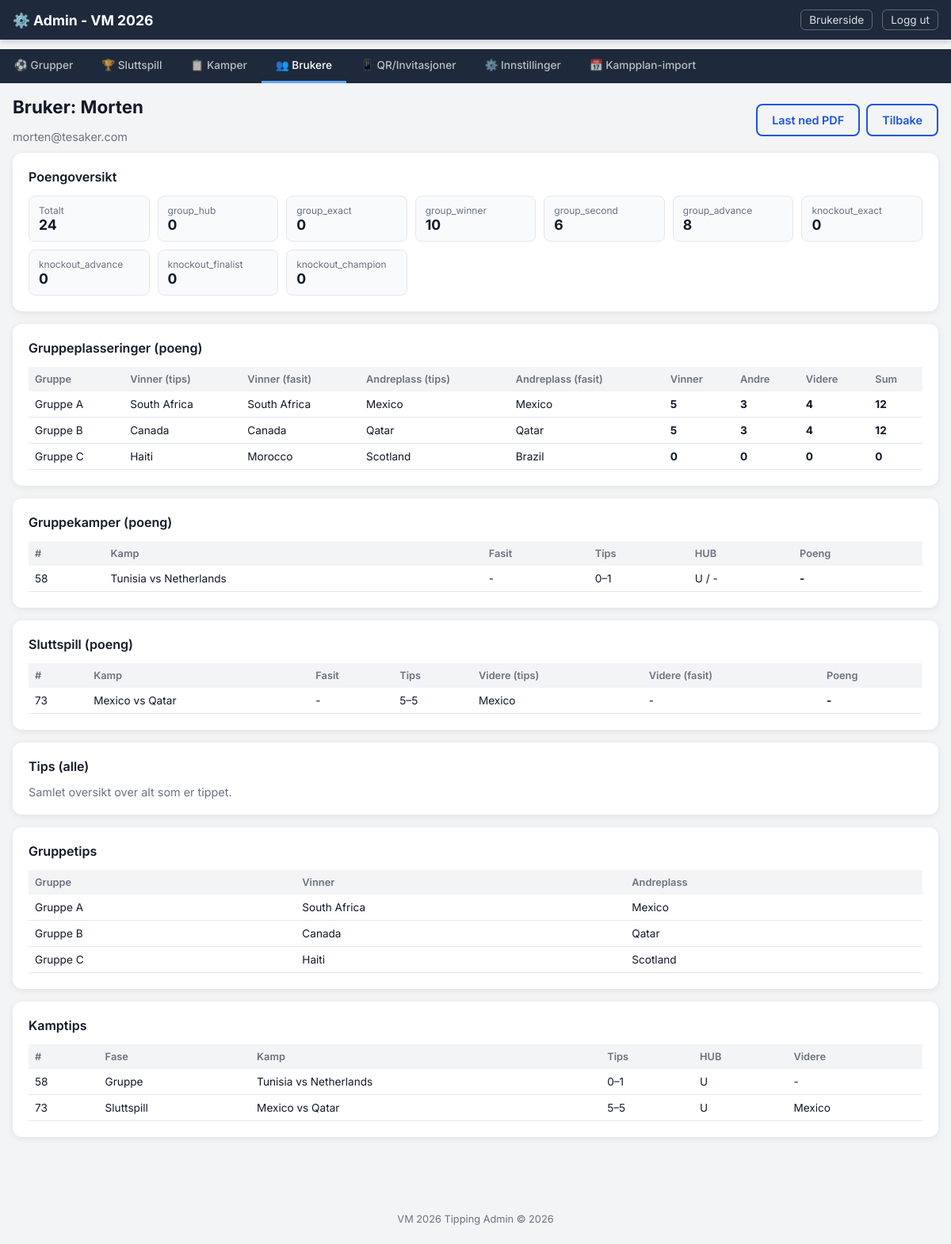
Page /admin/user/1 (signed in) on the committed database.
### models.py (models this page shows)
class User(db.Model):
    __tablename__ = "users"
    id = db.Column(db.Integer, primary_key=True)
    name = db.Column(db.String(100), nullable=False)
    email = db.Column(db.String(200), nullable=True)
    token = db.Column(db.String(64), unique=True, nullable=False)
    created_at = db.Column(db.DateTime, default=now_utc)
    last_seen_at = db.Column(db.DateTime, nullable=True)
    is_active = db.Column(db.Boolean, default=True)
    anonymous_label = db.Column(db.String(50), nullable=True)  # "Spiller 1" etc.
    predictions = db.relationship("UserPrediction", back_populates="user", lazy="dynamic")
    group_predictions = db.relationship("GroupPrediction", back_populates="user", lazy="dynamic")
    score_caches = db.relationship("ScoreCache", back_populates="user", lazy="dynamic")

class ScoreCache(db.Model):
    __tablename__ = "score_cache"
    id = db.Column(db.Integer, primary_key=True)
    user_id = db.Column(db.Integer, db.ForeignKey("users.id"), nullable=False)
    category = db.Column(db.String(50), nullable=False)
    points = db.Column(db.Integer, default=0)
    recalculated_at = db.Column(db.DateTime, default=now_utc)
    user = db.relationship("User", back_populates="score_caches")
    __table_args__ = (db.UniqueConstraint("user_id", "category", name="uix_score_user_cat"),)

class GroupStanding(db.Model):
    __tablename__ = "group_standings"
    id = db.Column(db.Integer, primary_key=True)
    group_id = db.Column(db.Integer, db.ForeignKey("groups.id"), nullable=False)
    team_id = db.Column(db.Integer, db.ForeignKey("teams.id"), nullable=False)
    calculated_rank = db.Column(db.Integer, nullable=True)
    manual_rank_override = db.Column(db.Integer, nullable=True)
    played = db.Column(db.Integer, default=0)
    wins = db.Column(db.Integer, default=0)
    draws = db.Column(db.Integer, default=0)
    losses = db.Column(db.Integer, default=0)
    goals_for = db.Column(db.Integer, default=0)
    goals_against = db.Column(db.Integer, default=0)
    goal_difference = db.Column(db.Integer, default=0)
    points = db.Column(db.Integer, default=0)
    fair_play_score = db.Column(db.Integer, default=0)
    updated_at = db.Column(db.DateTime, default=now_utc, onupdate=now_utc)
    group = db.relationship("Group", back_populates="standings")
    team = db.relationship("Team")
    __table_args__ = (db.UniqueConstraint("group_id", "team_id", name="uix_group_team"),)
    @property
    def rank(self):
        return self.manual_rank_override if self.manual_rank_override is not None else self.calculated_rank

class Group(db.Model):
    __tablename__ = "groups"
    id = db.Column(db.Integer, primary_key=True)
    name = db.Column(db.String(50), unique=True, nullable=False)  # "Gruppe A"
    color = db.Column(db.String(20), default="#4a90e2")
    teams = db.relationship("Team", back_populates="group", lazy="dynamic")
    matches = db.relationship("Match", back_populates="group", lazy="dynamic")
    standings = db.relationship("GroupStanding", back_populates="group", lazy="dynamic")

class Team(db.Model):
    __tablename__ = "teams"
    id = db.Column(db.Integer, primary_key=True)
    name = db.Column(db.String(100), nullable=False)
    fifa_code = db.Column(db.String(10), unique=True, nullable=True)
    group_id = db.Column(db.Integer, db.ForeignKey("groups.id"), nullable=True)
    group_slot = db.Column(db.Integer, nullable=True)  # 1-4
    fifa_ranking = db.Column(db.Integer, nullable=True)
    flag_emoji = db.Column(db.String(10), nullable=True)
    group = db.relationship("Group", back_populates="teams")

### routes_admin.py (the view)
@admin_bp.route("/user/<int:user_id>")
def user_detail(user_id):
    if not admin_required():
        abort(403)
    user = User.query.get_or_404(user_id)
    sub_tab = request.args.get("tab", "points")
    settings = get_score_settings()
    per_match_points = get_per_match_points(user.id)
    match_rows_group = []
    match_rows_knockout = []
    match_preds = (
        db.session.query(UserPrediction, Match)
        .join(Match, UserPrediction.match_id == Match.id)
        .filter(UserPrediction.user_id == user.id)
        .order_by(Match.match_number)
        .all()
    )
    for pred, match in match_preds:
        pred_hub = pred.predicted_hub
        if pred_hub is None and pred.predicted_home_score is not None and pred.predicted_away_score is not None:
            pred_hub = calc_hub(pred.predicted_home_score, pred.predicted_away_score)
        actual_hub = None
        if match.home_score is not None and match.away_score is not None:
            actual_hub = calc_hub(match.home_score, match.away_score)
        row = {
            "match_number": match.match_number,
            "phase": match.phase,
            "round_name": match.round_name,
            "group_name": match.group.name if match.group else None,
            "home": match.home_team.name if match.home_team else (match.home_slot_source or "-")
        }
        row.update({
            "away": match.away_team.name if match.away_team else (match.away_slot_source or "-"),
            "pred_score": (
                f"{pred.predicted_home_score}–{pred.predicted_away_score}"
                if pred.predicted_home_score is not None and pred.predicted_away_score is not None else "-"
            ),
            "pred_hub": pred_hub or "-",
            "pred_advanced": pred.predicted_advanced_team.name if pred.predicted_advanced_team else "-",
            "actual_score": (
                f"{match.home_score}–{match.away_score}"
                if match.home_score is not None and match.away_score is not None else "-"
            ),
            "actual_hub": actual_hub or "-",
            "actual_advanced": match.advanced_team.name if match.advanced_team else "-",
            "points": per_match_points.get(match.id),
            "is_finished": match.is_finished,
        })
        if match.phase == "group":
            match_rows_group.append(row)
        else:
            match_rows_knockout.append(row)
    group_rows = []
    group_preds = (
        db.session.query(GroupPrediction, Group)
        .join(Group, GroupPrediction.group_id == Group.id)
        .filter(GroupPrediction.user_id == user.id)
        .order_by(Group.name)
        .all()
    )
    for gp, group in group_preds:
        standings = GroupStanding.query.filter_by(group_id=group.id).all()
        ranked = sorted(standings, key=lambda s: s.rank or 99)
        actual_ids = [s.team_id for s in ranked]
        actual_winner = ranked[0].team.name if len(ranked) >= 1 and ranked[0].team else "-"
        actual_second = ranked[1].team.name if len(ranked) >= 2 and ranked[1].team else "-"
        winner_pts = settings["group_winner"] if gp.predicted_winner_team_id and actual_ids and gp.predicted_winner_team_id == actual_ids[0] else 0
        second_pts = settings["group_second"] if gp.predicted_second_team_id and len(actual_ids) >= 2 and gp.predicted_second_team_id == actual_ids[1] else 0
        advance_pts = 0
        predicted_advancing = set()
        if gp.predicted_winner_team_id:
            predicted_advancing.add(gp.predicted_winner_team_id)
        if gp.predicted_second_team_id:
            predicted_advancing.add(gp.predicted_second_team_id)
        for team_id in predicted_advancing:
            if team_id in actual_ids[:2]:
                advance_pts += settings["group_advance"]
        group_rows.append({
            "group_name": group.name,
            "pred_winner": gp.predicted_winner.name if gp.predicted_winner else "-",
            "pred_second": gp.predicted_second.name if gp.predicted_second else "-",
            "actual_winner": actual_winner,
            "actual_second": actual_second,
            "winner_pts": winner_pts,
            "second_pts": second_pts,
            "advance_pts": advance_pts,
            "total_pts": winner_pts + second_pts + advance_pts,
        })
    return render_template("admin_user.html",
        user=user,
        active_tab="users",
        active_subtab=sub_tab,
        total_points=get_user_total_points(user.id),
        breakdown=get_user_score_breakdown(user.id),
        group_rows=group_rows,
        match_rows_group=match_rows_group,
        match_rows_knockout=match_rows_knockout,
    )

### templates/admin_user.html (shortened to what this page needs)
<!DOCTYPE html>
<html lang="no">
<head>
  <link rel="stylesheet" href="{{ url_for('static', filename='style.css') }}">
</head>
<body>
  <nav class="navbar admin-navbar">
    <div class="navbar-inner">
      <a href="{{ url_for('admin.tab', tab='groups') }}" class="navbar-brand">⚙️ Admin - VM 2026</a>
      <div class="navbar-links">
        <a href="{{ url_for('user.index') }}" class="nav-link-small">Brukerside</a>
        <a href="{{ url_for('admin.logout') }}" class="nav-link-small">Logg ut</a>
      </div>
    </div>
  </nav>
  <div class="admin-tab-bar">
    {% set tabs = [
      ('groups', '⚽ Grupper'),
      ('knockout', '🏆 Sluttspill'),
      ('matches', '📋 Kamper'),
      ('users', '👥 Brukere'),
      ('qr', '📱 QR/Invitasjoner'),
      ('settings', '⚙️ Innstillinger'),
      ('schedule', '📅 Kampplan-import'),
    ] %}
    {% for tab_id, tab_label in tabs %}
    <a href="{{ url_for('admin.tab', tab=tab_id) }}"
       class="admin-tab-link {% if active_tab == tab_id %}active{% endif %}">
      {{ tab_label }}
    </a>
    {% endfor %}
  </div>
  <main class="admin-main">
    <div class="admin-section">
      <div class="admin-user-header">
        <div>
          <h2>Bruker: {{ user.name }}</h2>
          <div class="admin-user-sub">{{ user.email or '-' }}</div>
        </div>
        <div class="admin-user-actions">
          <a href="{{ url_for('admin.user_predictions_pdf', user_id=user.id) }}" class="btn btn-outline">Last ned PDF</a>
          <a href="{{ url_for('admin.tab', tab='users') }}" class="btn btn-outline">Tilbake</a>
        </div>
      </div>
      <div class="admin-card">
        <h3>Poengoversikt</h3>
        <div class="admin-score-grid">
          <div class="admin-score-item">
            <div class="score-label">Totalt</div>
            <div class="score-value">{{ total_points }}</div>
          </div>
          {% for k, v in breakdown.items() %}
          <div class="admin-score-item">
            <div class="score-label">{{ k }}</div>
            <div class="score-value">{{ v }}</div>
          </div>
          {% endfor %}
        </div>
      </div>
      <div class="admin-card">
        <h3>Gruppeplasseringer (poeng)</h3>
        {% if group_rows %}
        <table class="admin-table">
          <thead>
            <tr>
              <th>Gruppe</th>
              <th>Vinner (tips)</th>
              <th>Vinner (fasit)</th>
              <th>Andreplass (tips)</th>
              <th>Andreplass (fasit)</th>
              <th>Vinner</th>
              <th>Andre</th>
              <th>Videre</th>
              <th>Sum</th>
            </tr>
          </thead>
          <tbody>
            {% for row in group_rows %}
            <tr>
              <td>{{ row.group_name }}</td>
              <td>{{ row.pred_winner }}</td>
              <td>{{ row.actual_winner }}</td>
              <td>{{ row.pred_second }}</td>
              <td>{{ row.actual_second }}</td>
              <td><strong>{{ row.winner_pts }}</strong></td>
              <td><strong>{{ row.second_pts }}</strong></td>
              <td><strong>{{ row.advance_pts }}</strong></td>
              <td><strong>{{ row.total_pts }}</strong></td>
            </tr>
            {% endfor %}
          </tbody>
        </table>
        {% else %}
        <p>Ingen gruppetips registrert.</p>
        {% endif %}
      </div>
      <div class="admin-card">
        <h3>Gruppekamper (poeng)</h3>
        {% if match_rows_group %}
        <table class="admin-table">
          <thead>
            <tr>
              <th>#</th>
              <th>Kamp</th>
              <th>Fasit</th>
              <th>Tips</th>
              <th>HUB</th>
              <th>Poeng</th>
            </tr>
          </thead>
          <tbody>
            {% for row in match_rows_group %}
            <tr>
              <td>{{ row.match_number }}</td>
              <td>{{ row.home }} vs {{ row.away }}</td>
              <td>{{ row.actual_score }}</td>
              <td>{{ row.pred_score }}</td>
              <td>{{ row.pred_hub }} / {{ row.actual_hub }}</td>
              <td><strong>{{ row.points if row.points is not none else '-' }}</strong></td>
            </tr>
            {% endfor %}
          </tbody>
        </table>
        {% else %}
        <p>Ingen kamptips registrert i gruppespill.</p>
        {% endif %}
      </div>
      <div class="admin-card">
        <h3>Sluttspill (poeng)</h3>
        {% if match_rows_knockout %}
        <table class="admin-table">
          <thead>
            <tr>
              <th>#</th>
              <th>Kamp</th>
              <th>Fasit</th>
              <th>Tips</th>
              <th>Videre (tips)</th>
              <th>Videre (fasit)</th>
              <th>Poeng</th>
            </tr>
          </thead>
          <tbody>
            {% for row in match_rows_knockout %}
            <tr>
              <td>{{ row.match_number }}</td>
              <td>{{ row.home }} vs {{ row.away }}</td>
              <td>{{ row.actual_score }}</td>
              <td>{{ row.pred_score }}</td>
              <td>{{ row.pred_advanced }}</td>
              <td>{{ row.actual_advanced }}</td>
              <td><strong>{{ row.points if row.points is not none else '-' }}</strong></td>
            </tr>
            {% endfor %}
          </tbody>
        </table>
        {% else %}
        <p>Ingen sluttspilltips registrert.</p>
        {% endif %}
      </div>
      <div class="admin-card">
        <h3>Tips (alle)</h3>
        <p class="admin-user-sub">Samlet oversikt over alt som er tippet.</p>
      </div>
      <div class="admin-card">
        <h3>Gruppetips</h3>
        {% if group_rows %}
        <table class="admin-table">
          <thead>
            <tr>
              <th>Gruppe</th>
              <th>Vinner</th>
              <th>Andreplass</th>
            </tr>
          </thead>
          <tbody>
            {% for row in group_rows %}
            <tr>
              <td>{{ row.group_name }}</td>
              <td>{{ row.pred_winner }}</td>
              <td>{{ row.pred_second }}</td>
            </tr>
            {% endfor %}
          </tbody>
        </table>
        {% else %}
        <p>Ingen gruppetips registrert.</p>
        {% endif %}
      </div>
      <div class="admin-card">
        <h3>Kamptips</h3>
        {% if match_rows_group or match_rows_knockout %}
        <table class="admin-table">
          <thead>
            <tr>
              <th>#</th>
              <th>Fase</th>
              <th>Kamp</th>
              <th>Tips</th>
              <th>HUB</th>
              <th>Videre</th>
            </tr>
          </thead>
          <tbody>
            {% for row in match_rows_group %}
            <tr>
              <td>{{ row.match_number }}</td>
              <td>Gruppe</td>
              <td>{{ row.home }} vs {{ row.away }}</td>
              <td>{{ row.pred_score }}</td>
              <td>{{ row.pred_hub }}</td>
              <td>-</td>
            </tr>
            {% endfor %}
            {% for row in match_rows_knockout %}
            <tr>
              <td>{{ row.match_number }}</td>
              <td>Sluttspill</td>
              <td>{{ row.home }} vs {{ row.away }}</td>
              <td>{{ row.pred_score }}</td>
              <td>{{ row.pred_hub }}</td>
              <td>{{ row.pred_advanced }}</td>
            </tr>
            {% endfor %}
          </tbody>
        </table>
        {% else %}
        <p>Ingen kamptips registrert.</p>
        {% endif %}
      </div>
    </div>
  </main>
  <footer class="footer">
    <p>VM 2026 Tipping Admin &copy; 2026</p>
  </footer>
</body>
</html>

### rows in the picture
User: name "Morten", email "morten@tesaker.com"
ScoreCache: category "group_hub", points "0"
ScoreCache: category "group_exact", points "0"
ScoreCache: category "group_winner", points "10"
ScoreCache: category "group_second", points "6"
ScoreCache: category "group_advance", points "8"
ScoreCache: category "knockout_exact", points "0"
ScoreCache: category "knockout_advance", points "0"
ScoreCache: category "knockout_finalist", points "0"
ScoreCache: category "knockout_champion", points "0"
GroupStanding: group_name "Gruppe A", pred_winner "South Africa", actual_winner "South Africa", pred_second "Mexico", actual_second "Mexico", winner_pts "5", second_pts "3", advance_pts "4", total_pts "12", group_name "Gruppe B", pred_winner "Canada", actual_winner "Canada", pred_second "Qatar", actual_second "Qatar"
Group: group_name "Gruppe C", group_name "Gruppe C"
Team: pred_winner "Haiti", pred_winner "Haiti"
Team: actual_winner "Morocco"
Team: pred_second "Scotland", pred_second "Scotland"
Team: actual_second "Brazil"
Team: home "Tunisia", home "Tunisia"
Team: away "Netherlands", away "Netherlands"
Team: home "Mexico", pred_advanced "Mexico", pred_second "Mexico", home "Mexico", pred_advanced "Mexico"
Team: away "Qatar", pred_second "Qatar", away "Qatar"
Group: group_name "Gruppe A"
Team: pred_winner "South Africa"
Group: group_name "Gruppe B"
Team: pred_winner "Canada"

### other values in the picture
{{ tab_label }} "⚽ Grupper" "🏆 Sluttspill" "📋 Kamper" "👥 Brukere" "📱 QR/Invitasjoner" "⚙️ Innstillinger" "📅 Kampplan-import"
{{ total_points }} "24"
{{ row.winner_pts }} "0"
{{ row.second_pts }} "0"
{{ row.advance_pts }} "0"
{{ row.total_pts }} "0"
{{ row.match_number }} "58"
{{ row.actual_score }} "-"
{{ row.pred_score }} "0–1"
{{ row.pred_hub }} "U"
{{ row.actual_hub }} "-"
{{ row.points if row.points is not none else '-' }} "-"
{{ row.match_number }} "73"
{{ row.pred_score }} "5–5"
{{ row.actual_advanced }} "-"
